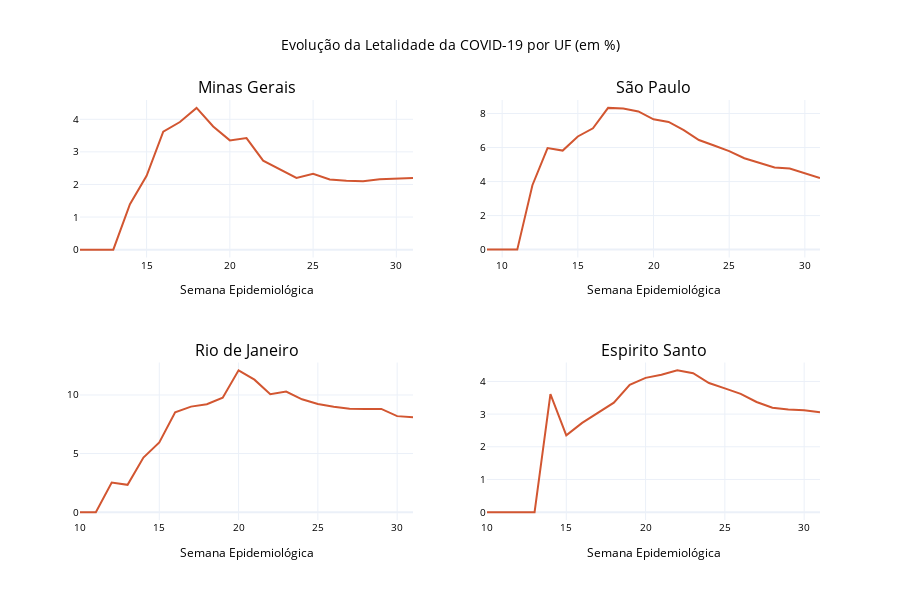

Notebook code for this chart:
### Code cell
import plotly.graph_objs as go

trace0 = go.Scatter(
    x = mg['epidemiological_week'],
    y = mg['Letalidade'],
    mode = "lines",
    marker = dict(size=10, color='#d25631'))

trace1 = go.Scatter(
    x = sp['epidemiological_week'],
    y = sp['Letalidade'],
    mode = "lines",
    marker = dict(size=10, color='#d25631'))

trace2 = go.Scatter(
    x = rj['epidemiological_week'],
    y = rj['Letalidade'],
    mode = "lines",
    marker = dict(size=10, color='#d25631'))

trace3 = go.Scatter(
    x = es['epidemiological_week'],
    y = es['Letalidade'],
    mode = "lines",
    marker = dict(size=10, color='#d25631'))

fig = plotly.subplots.make_subplots(rows=2, cols=2,subplot_titles=("Minas Gerais","São Paulo","Rio de Janeiro","Espirito Santo"))

fig.append_trace(trace0, 1, 1)
fig.append_trace(trace1, 1, 2)
fig.append_trace(trace2, 2, 1)
fig.append_trace(trace3, 2, 2)

fig.update_xaxes(title = "Semana Epidemiológica")

fig['layout'].update(height=600, width=900, title='Evolução da Letalidade da COVID-19 por UF (em %)',template="plotly_white", title_x = 0.5, showlegend = False, font_color="black", font_size = 10)
# plotly.offline.iplot(fig)
fig.show()

### Figure 1 — Plotly figure (JSON) as saved in the notebook; plotly's stock layout.template omitted (floating-point values rounded to 4 significant figures)
{"data": [{"marker": {"color": "#d25631", "size": 10}, "mode": "lines", "type": "scatter", "x": [11, 12, 13, 14, 15, 16, 17, 18, 19, 20, 21, 22, 23, 24, 25, 26, 27, 28, 29, 30, 31], "xaxis": "x", "y": [0, 0, 0, 1.395, 2.267, 3.621, 3.916, 4.35, 3.778, 3.353, 3.424, 2.731, 2.463, 2.202, 2.329, 2.153, 2.114, 2.1, 2.161, 2.184, 2.201], "yaxis": "y"}, {"marker": {"color": "#d25631", "size": 10}, "mode": "lines", "type": "scatter", "x": [9, 10, 11, 12, 13, 14, 15, 16, 17, 18, 19, 20, 21, 22, 23, 24, 25, 26, 27, 28, 29, 30, 31], "xaxis": "x2", "y": [0, 0, 0, 3.788, 5.974, 5.822, 6.652, 7.133, 8.333, 8.295, 8.124, 7.662, 7.504, 7.03, 6.445, 6.121, 5.79, 5.37, 5.118, 4.825, 4.768, 4.488, 4.207], "yaxis": "y2"}, {"marker": {"color": "#d25631", "size": 10}, "mode": "lines", "type": "scatter", "x": [10, 11, 12, 13, 14, 15, 16, 17, 18, 19, 20, 21, 22, 23, 24, 25, 26, 27, 28, 29, 30, 31], "xaxis": "x3", "y": [0, 0, 2.521, 2.33, 4.655, 5.946, 8.519, 9.007, 9.207, 9.764, 12.1, 11.31, 10.07, 10.29, 9.63, 9.236, 8.997, 8.822, 8.796, 8.814, 8.195, 8.107], "yaxis": "y3"}, {"marker": {"color": "#d25631", "size": 10}, "mode": "lines", "type": "scatter", "x": [10, 11, 12, 13, 14, 15, 16, 17, 18, 19, 20, 21, 22, 23, 24, 25, 26, 27, 28, 29, 30, 31], "xaxis": "x4", "y": [0, 0, 0, 0, 3.614, 2.35, 2.73, 3.039, 3.351, 3.898, 4.109, 4.204, 4.339, 4.253, 3.952, 3.788, 3.618, 3.372, 3.197, 3.14, 3.115, 3.06], "yaxis": "y4"}], "layout": {"annotations": [{"font": {"size": 16}, "showarrow": false, "text": "Minas Gerais", "x": 0.225, "xanchor": "center", "xref": "paper", "y": 1, "yanchor": "bottom", "yref": "paper"}, {"font": {"size": 16}, "showarrow": false, "text": "São Paulo", "x": 0.775, "xanchor": "center", "xref": "paper", "y": 1, "yanchor": "bottom", "yref": "paper"}, {"font": {"size": 16}, "showarrow": false, "text": "Rio de Janeiro", "x": 0.225, "xanchor": "center", "xref": "paper", "y": 0.375, "yanchor": "bottom", "yref": "paper"}, {"font": {"size": 16}, "showarrow": false, "text": "Espirito Santo", "x": 0.775, "xanchor": "center", "xref": "paper", "y": 0.375, "yanchor": "bottom", "yref": "paper"}], "font": {"color": "black", "size": 10}, "height": 600, "showlegend": false, "title": {"text": "Evolução da Letalidade da COVID-19 por UF (em %)", "x": 0.5}, "width": 900, "xaxis": {"anchor": "y", "domain": [0, 0.45], "title": {"text": "Semana Epidemiológica"}}, "xaxis2": {"anchor": "y2", "domain": [0.55, 1], "title": {"text": "Semana Epidemiológica"}}, "xaxis3": {"anchor": "y3", "domain": [0, 0.45], "title": {"text": "Semana Epidemiológica"}}, "xaxis4": {"anchor": "y4", "domain": [0.55, 1], "title": {"text": "Semana Epidemiológica"}}, "yaxis": {"anchor": "x", "domain": [0.625, 1]}, "yaxis2": {"anchor": "x2", "domain": [0.625, 1]}, "yaxis3": {"anchor": "x3", "domain": [0, 0.375]}, "yaxis4": {"anchor": "x4", "domain": [0, 0.375]}}}
